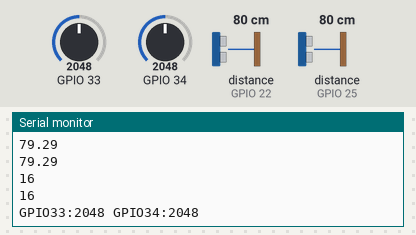
Recording of a sketch running on a simulated ESP32. Parts: the last lines printed to the serial monitor. Wiring (inferred from the names in the program): 2 × ultrasonic range finder: trigger GPIO 19, echo GPIO 22 / trigger GPIO 21, echo GPIO 25. The inputs (shaded band) are chosen by the test bench; at power-on: distance to the obstacle (sensors on GPIO 22, GPIO 25) 80 cm, GPIO 33 = 2048, GPIO 34 = 2048. The echo pulse lasts 58.3 µs per cm; WiFi joins after 1.5 s; servers stay silent unless stated; random numbers use the default seed unless the sketch sets one.

Above: at 3.0 s.
3.1 s: distance to the obstacle (sensor on GPIO 22) set to 2 cm
At 3.27 s:
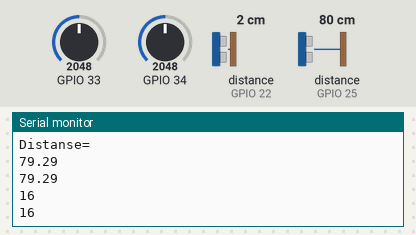
4.6 s: distance to the obstacle (sensor on GPIO 25) set to 4 cm
At 4.79 s:
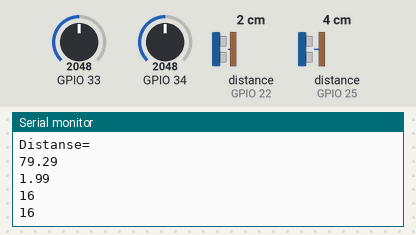
6.1 s: GPIO 33 set to 2866
At 6.55 s:
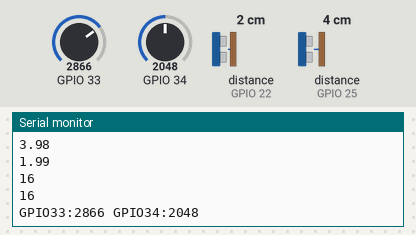
7.6 s: GPIO 34 set to 2866
At 8.05 s:
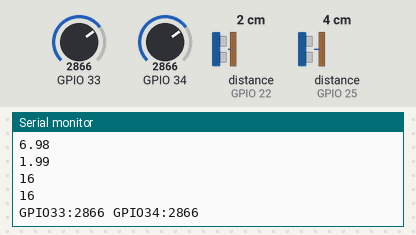
9.1 s: distance to the obstacle (sensor on GPIO 22) set to 9 cm
At 9.31 s:
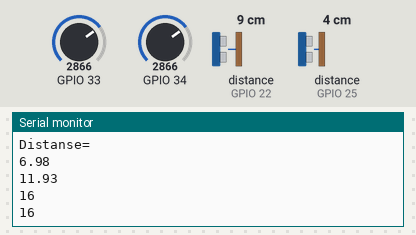
10.6 s: distance to the obstacle (sensor on GPIO 25) set to 18 cm
At 11.07 s:
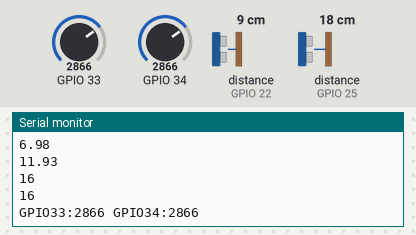
Timing chart, 0 to 13.1 s (numbered marks = the images above; inputs shaded):
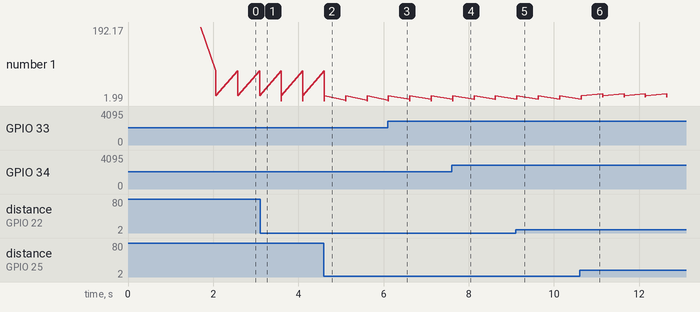

Measured:
- after the input at 6.1 s, the serial monitor: prints a new line after 0.27 s (image 3)
- after the input at 7.6 s, the serial monitor: prints a new line after 0.27 s (image 4)
- after the input at 9.1 s, the serial monitor: prints a new line at once (image 5)

The sketch:

atom_ap.ino
```cpp
#include <M5Atom.h>
#include <WiFi.h>
#include <WiFiUDP.h>
#include <stdio.h>
#include <stdlib.h>
#include <time.h>

const char* ssid     = "M5Stack_AP"; // Wi-FiのSSID
const char* password = "12345678";  // Wi-Fiのパスワード

const int m5StackPort = 1234;  // M5Stackのポート
const int atomPort = 60001;  //Atomのポート
const char *m5StackIPAddress = "192.168.4.1"; // M5StackのIPアドレス
WiFiUDP udp;

#define A_SEND 21 // 音波の送信_1
#define A_RECEIVE 25 // 音波の受信_1
#define B_SEND 19 // 音波の送信_2
#define B_RECEIVE 22 // 音波の受信_2

float A_counts;
float A_distance;
float B_counts;
float B_distance;

int analog33;
int analog34;
// float analogconf33;
// float analogconf34;

void print_wifi_state(){
  delay(100);

  Serial.println("Wi-Fi接続完了");
  Serial.println(WiFi.localIP());

  delay(100);

}

void setup_wifi(){

  WiFi.mode(WIFI_STA);
  WiFi.begin(ssid, password);

  Serial.println("\nWi-Fi 接続開始");

  while (WiFi.status() != WL_CONNECTED) {
    delay(100);
  }

  print_wifi_state();

}

float generateRandomValue() {
    return (rand() % 99 + 1) / 100.0f;
}

void setup() {
  Serial.begin(115200);
  pinMode(34, ANALOG);

  M5.begin();

  delay(100);

  setup_wifi();

  udp.begin(atomPort);

  pinMode(A_SEND, OUTPUT);
  pinMode(A_RECEIVE, INPUT);

  pinMode(B_SEND, OUTPUT);
  pinMode(B_RECEIVE, INPUT);

}

void loop() {
  //アナログ値を読み取り、格納、値の確認、VR感度調整式
  analog33 = analogRead(33);
  analog34 = analogRead(34);
  // Serial.printf("Up:%d Down:%d \n", 5000, 0);
  Serial.printf("GPIO33:%d GPIO34:%d \n", analog33, analog34);  //2155が中央値（補正なし）

  //Aセンサーの取得
  digitalWrite(A_SEND, HIGH);
  delayMicroseconds(10);
  digitalWrite(A_SEND, LOW);

  A_counts = pulseIn(A_RECEIVE, HIGH);
  A_distance = (A_counts * 0.017);
  A_distance = (A_distance + (analog33 - 215 - 1940) / 194);
  // A_distance = (A_distance + analog33);

  delay(250);

  //Bセンサーの取得
  digitalWrite(B_SEND, HIGH);
  delayMicroseconds(10);
  digitalWrite(B_SEND, LOW);

  B_counts = pulseIn(B_RECEIVE, HIGH);
  B_distance = (B_counts * 0.017);
  B_distance = (B_distance + (analog34 - 215 - 1940) / 194);
  // B_distance = (B_distance + analog34);
  // srand(time(NULL));

  // float randomValue = generateRandomValue();  // 0.01から0.99までのランダムな値を生成、とりあえず小数点つけとけばいい
  // distance = distance + randomValue;
  // Serial.println(A_counts);
  // Serial.println(B_counts);


  char A_distancestr[16] ;
  char B_distancestr[16] ;
  uint8_t A_distancebytes[16] ;
  uint8_t B_distancebytes[16] ;


  sprintf(A_distancestr, "%03.2f", A_distance) ;
  memcpy(A_distancebytes, A_distancestr, 16) ;

  sprintf(B_distancestr, "%03.2f", B_distance) ;
  memcpy(B_distancebytes, B_distancestr, 16) ;

  Serial.println("Distanse=");
  Serial.println(A_distancestr);
  Serial.println(B_distancestr);
  // Serial.println(A_counts);
  // Serial.println(B_counts);

  udp.beginPacket(m5StackIPAddress, m5StackPort);
  udp.write(A_distancebytes, sizeof(A_distancebytes));
  udp.write(B_distancebytes, sizeof(B_distancebytes));
  udp.endPacket();

  Serial.println(sizeof(A_distancebytes));
  Serial.println(sizeof(B_distancebytes));
  // Serial.println(sizeof(float));

  // delay(500);
  delay(250);
}
```
